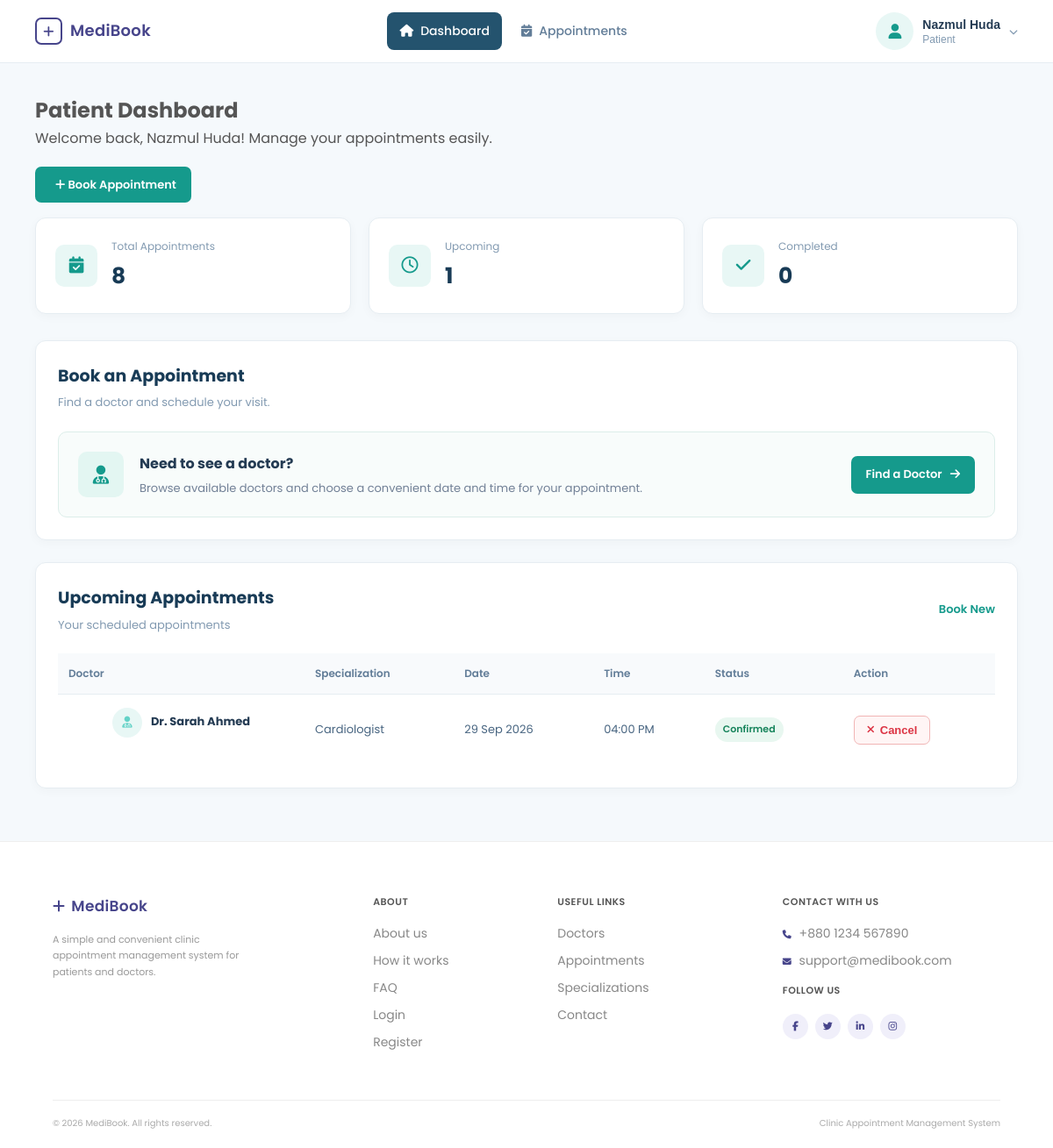
Page /patient/patient_dashboard.php (signed in) on the committed database.
### tables this page shows
CREATE TABLE `patients` (
  `id` int(11) NOT NULL,
  `name` varchar(100) NOT NULL,
  `email` varchar(100) NOT NULL,
  `phone` varchar(20) NOT NULL,
  `password` varchar(255) NOT NULL,
  `created_at` timestamp NOT NULL DEFAULT current_timestamp()
);

CREATE TABLE `appointments` (
  `id` int(11) NOT NULL,
  `patient_id` int(11) NOT NULL,
  `doctor_id` int(11) NOT NULL,
  `appointment_date` date NOT NULL,
  `appointment_time` time NOT NULL,
  `message` text DEFAULT NULL,
  `status` enum('Pending','Confirmed','Completed','Cancelled') DEFAULT 'Pending',
  `created_at` timestamp NOT NULL DEFAULT current_timestamp()
);

CREATE TABLE `doctors` (
  `id` int(11) NOT NULL,
  `name` varchar(100) NOT NULL,
  `specialization` varchar(100) NOT NULL,
  `email` varchar(150) DEFAULT NULL,
  `phone` varchar(20) DEFAULT NULL,
  `created_at` timestamp NOT NULL DEFAULT current_timestamp()
);

### patient/patient_dashboard.php (the view, shortened to what this page needs)
<?php
require_once __DIR__ . '/../includes/db.php';
$patient_id = $_SESSION["patient_id"];
$patient_stmt = $conn->prepare(
    "SELECT id, name, email, phone
     FROM patients
     WHERE id = ?"
);
$patient_stmt->bind_param("i", $patient_id);
$patient_stmt->execute();
$patient_result = $patient_stmt->get_result();
$patient = $patient_result->fetch_assoc();
$patient_name = $patient["name"];
$total_stmt = $conn->prepare(
    "SELECT COUNT(*) AS total
     FROM appointments
     WHERE patient_id = ?"
);
$total_stmt->bind_param("i", $patient_id);
$total_stmt->execute();
$total_result = $total_stmt->get_result();
$total_row = $total_result->fetch_assoc();
$total_appointments = $total_row["total"];
$upcoming_stmt = $conn->prepare(
    "SELECT COUNT(*) AS total
     FROM appointments
     WHERE patient_id = ?
     AND status IN ('Pending', 'Confirmed')
     AND (
         appointment_date > CURDATE()
         OR (
             appointment_date = CURDATE()
             AND appointment_time >= CURTIME()
         )
     )"
);
$upcoming_stmt->bind_param("i", $patient_id);
$upcoming_stmt->execute();
$upcoming_result = $upcoming_stmt->get_result();
$upcoming_row = $upcoming_result->fetch_assoc();
$upcoming_appointments = $upcoming_row["total"];
$completed_stmt = $conn->prepare(
    "SELECT COUNT(*) AS total
     FROM appointments
     WHERE patient_id = ?
     AND status = 'Completed'"
);
$completed_stmt->bind_param("i", $patient_id);
$completed_stmt->execute();
$completed_result = $completed_stmt->get_result();
$completed_row = $completed_result->fetch_assoc();
$completed_appointments = $completed_row["total"];
$appointments = [];
$appointment_stmt = $conn->prepare(
    "SELECT
        appointments.id,
        appointments.appointment_date,
        appointments.appointment_time,
        appointments.status,
        doctors.name AS doctor_name,
        doctors.specialization
     FROM appointments
     INNER JOIN doctors
        ON appointments.doctor_id = doctors.id
     WHERE appointments.patient_id = ?
     AND appointments.status IN ('Pending', 'Confirmed')
     AND (
         appointments.appointment_date > CURDATE()
         OR (
             appointments.appointment_date = CURDATE()
             AND appointments.appointment_time >= CURTIME()
         )
     )
     ORDER BY
        appointments.appointment_date ASC,
        appointments.appointment_time ASC
     LIMIT 5"
);
$appointment_stmt->bind_param("i", $patient_id);
$appointment_stmt->execute();
$appointment_result = $appointment_stmt->get_result();
while ($appointment = $appointment_result->fetch_assoc()) {
    $appointments[] = $appointment;
}
?>
<!DOCTYPE html>
<html lang="en">
<?php require_once __DIR__ . '/../includes/head.php'; ?>
<body>
<header class="patient-navbar">
    <a href="<?= BASE_URL ?>index.php" class="logo">
        <div class="logo-icon">
            <i class="fa-solid fa-plus"></i>
        </div>
        MediBook
    </a>
    <nav class="patient-menu">
        <a
            href="<?= BASE_URL ?>patient/patient_dashboard.php"
            class="active"
        >
            <i class="fa-solid fa-house"></i>
            Dashboard
        </a>
        <a href="<?= BASE_URL ?>my-appointment.php">
            <i class="fa-solid fa-calendar-check"></i>
            Appointments
        </a>
    </nav>
    <div class="patient-profile">
        <button class="profile-button">
            <div class="user-avatar">
                <i class="fa-solid fa-user"></i>
            </div>
            <div class="profile-info">
                <strong>
                    <?php
                    echo htmlspecialchars($patient_name);
                    ?>
                </strong>
                <span>
                    Patient
                </span>
            </div>
            <i class="fa-solid fa-chevron-down profile-arrow"></i>
        </button>
    </div>
</header>
<main class="patient-main">
    <section class="patient-header">
        <div>
            <h1>
                Patient Dashboard
            </h1>
            <p>
                Welcome back,
                <?php echo htmlspecialchars($patient_name); ?>!
                Manage your appointments easily.
            </p>
        </div>
        <br>
        <a
            href="<?= BASE_URL ?>appointment.php"
            class="dashboard-btn"
        >
            <i class="fa-solid fa-plus"></i>
            Book Appointment
        </a>
    </section>
    <br>
    <section class="dashboard-stats">
        <div class="stat-card">
            <div class="stat-icon">
                <i class="fa-solid fa-calendar-check"></i>
            </div>
            <div>
                <span>
                    Total Appointments
                </span>
                <h2>
                    <?php echo $total_appointments; ?>
                </h2>
            </div>
        </div>
        <div class="stat-card">
            <div class="stat-icon">
                <i class="fa-regular fa-clock"></i>
            </div>
            <div>
                <span>
                    Upcoming
                </span>
                <h2>
                    <?php echo $upcoming_appointments; ?>
                </h2>
            </div>
        </div>
        <div class="stat-card">
            <div class="stat-icon">
                <i class="fa-solid fa-check"></i>
            </div>
            <div>
                <span>
                    Completed
                </span>
                <h2>
                    <?php echo $completed_appointments; ?>
                </h2>
            </div>
        </div>
    </section>
    <section class="dashboard-section">
        <div class="section-heading">
            <div>
                <h2>
                    Book an Appointment
                </h2>
                <p>
                    Find a doctor and schedule your visit.
                </p>
            </div>
        </div>
        <div class="booking-card">
            <div class="booking-icon">
                <i class="fa-solid fa-user-doctor"></i>
            </div>
            <div class="booking-content">
                <h3>
                    Need to see a doctor?
                </h3>
                <p>
                    Browse available doctors and choose a convenient
                    date and time for your appointment.
                </p>
            </div>
            <a
                href="<?= BASE_URL ?>appointment/appointment.php"
                class="dashboard-btn"
            >
                Find a Doctor
                <i class="fa-solid fa-arrow-right"></i>
            </a>
        </div>
    </section>
    <section class="dashboard-section">
        <div class="section-heading">
            <div>
                <h2>
                    Upcoming Appointments
                </h2>
                <p>
                    Your scheduled appointments
                </p>
            </div>
            <a
                href="<?= BASE_URL ?>appointment/appointment.php"
                class="view-all"
            >
                Book New
            </a>
        </div>
        <div class="appointment-table-wrapper">
            <table class="dashboard-table">
                <thead>
                    <tr>
                        <th>
                            Doctor
                        </th>
                        <th>
                            Specialization
                        </th>
                        <th>
                            Date
                        </th>
                        <th>
                            Time
                        </th>
                        <th>
                            Status
                        </th>
                        <th>
                            Action
                        </th>
                    </tr>
                </thead>
                <tbody>
                <?php if (count($appointments) > 0): ?>
                    <?php foreach ($appointments as $appointment): ?>
                        <tr>
                            <td>
                                <div class="doctor-info">
                                    <div class="doctor-avatar">
                                        <i class="fa-solid fa-user-doctor"></i>
                                    </div>
                                    <strong>
                                        <?php
                                        echo htmlspecialchars(
                                            $appointment["doctor_name"]
                                        );
                                        ?>
                                    </strong>
                                </div>
                            </td>
                            <td>
                                <?php
                                echo htmlspecialchars(
                                    $appointment["specialization"]
                                );
                                ?>
                            </td>
                            <td>
                                <?php
                                echo date(
                                    "d M Y",
                                    strtotime(
                                        $appointment["appointment_date"]
                                    )
                                );
                                ?>
                            </td>
                            <td>
                                <?php
                                echo date(
                                    "h:i A",
                                    strtotime(
                                        $appointment["appointment_time"]
                                    )
                                );
                                ?>
                            </td>
                            <td>
                                <?php
                                $status_class = strtolower(
                                    $appointment["status"]
                                );
                                ?>
                                <span
                                    class="status <?php echo htmlspecialchars($status_class); ?>"
                                >
                                    <?php
                                    echo htmlspecialchars(
                                        $appointment["status"]
                                    );
                                    ?>
                                </span>
                            </td>
                            <td>
                                <?php if (
                                    $appointment["status"] === "Pending" ||
                                    $appointment["status"] === "Confirmed"
                                ): ?>
                                    <form
                                        method="POST"
                                        onsubmit="return confirm('Are you sure you want to cancel this appointment?');"
                                        style="margin:0;"
                                    >
                                        <button
                                            type="submit"
                                            name="cancel_appointment"
                                            class="cancel-btn"
                                        >
                                            <i class="fa-solid fa-xmark"></i>
                                            Cancel
                                        </button>
                                    </form>
                                <?php else: ?>
                                    <span>-</span>
                                <?php endif; ?>
                            </td>
                        </tr>
                    <?php endforeach; ?>
                <?php endif; ?>
                </tbody>
            </table>
        </div>
    </section>
</main>
<?php require_once __DIR__ . '/../includes/footer.php'; ?>
</body>
</html>

### style/style.css (style rules this page uses)
* { margin: 0; padding: 0; box-sizing: border-box; }
html { scroll-behavior: smooth; }
body { font-family: "Poppins", Arial, sans-serif; color: #555; background: #fff; line-height: 1.6; }
a { text-decoration: none; color: inherit; }
header { height: 72px; background: #fff; border-bottom: 1px solid #eeeeee; position: sticky; top: 0; z-index: 1000; }
.logo { display: flex; align-items: center; gap: 9px; color: #47458b; font-size: 18px; font-weight: 600; letter-spacing: .3px; }
.logo-icon { width: 31px; height: 31px; border: 2px solid #47458b; border-radius: 7px; display: flex; align-items: center; justify-content: center; font-size: 14px; }
.doctor-info { display: flex; justify-content: center; gap: 20px; margin-bottom: 17px; color: #999; font-size: 10px; }
.doctor-info i { color: #64d2c7; }

### patient/patient_dashboard.php (style rules this page uses)
.cancel-btn { display: inline-flex; align-items: center; justify-content: center; gap: 6px; padding: 8px 14px; border: 1px solid #f1b5b5; border-radius: 7px; background: #fff5f5; color: #dc3545; font-size: 13px; font-weight: 600; cursor: pointer; transition: all 0.2s ease; }
.cancel-btn i { font-size: 12px; }

### rows in the picture
patients: name "Nazmul Huda"
appointments: doctor.name "Dr. Sarah Ahmed", doctor.specialization "Cardiologist", appointment_date "29 Sep 2026", appointment_time "04:00 PM", status "Confirmed"

### other values in the picture
$total_appointments "8"
$upcoming_appointments "1"
$completed_appointments "0"
